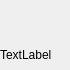
<?xml version="1.0" encoding="UTF-8"?>
<ui version="4.0">
 <class>StateWidget</class>
 <widget class="QWidget" name="StateWidget">
  <property name="geometry">
   <rect>
    <x>0</x>
    <y>0</y>
    <width>70</width>
    <height>70</height>
   </rect>
  </property>
  <property name="windowTitle">
   <string>Form</string>
  </property>
  <widget class="QWidget" name="icon" native="true">
   <property name="geometry">
    <rect>
     <x>15</x>
     <y>5</y>
     <width>40</width>
     <height>40</height>
    </rect>
   </property>
  </widget>
  <widget class="QLabel" name="title">
   <property name="geometry">
    <rect>
     <x>0</x>
     <y>45</y>
     <width>70</width>
     <height>20</height>
    </rect>
   </property>
   <property name="text">
    <string>TextLabel</string>
   </property>
  </widget>
  <widget class="QWidget" name="state" native="true">
   <property name="geometry">
    <rect>
     <x>38</x>
     <y>22</y>
     <width>20</width>
     <height>20</height>
    </rect>
   </property>
  </widget>
 </widget>
 <resources/>
 <connections/>
</ui>
